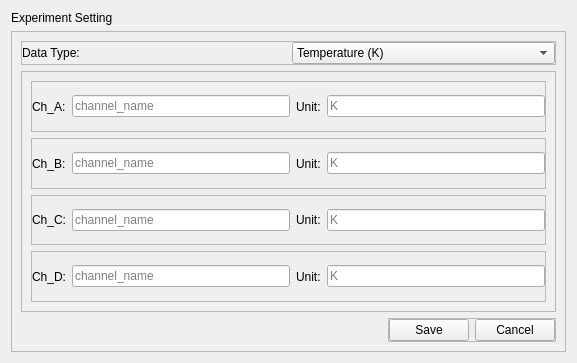
<?xml version="1.0" encoding="UTF-8"?>
<ui version="4.0">
 <class>Form</class>
 <widget class="QWidget" name="Form">
  <property name="geometry">
   <rect>
    <x>0</x>
    <y>0</y>
    <width>577</width>
    <height>363</height>
   </rect>
  </property>
  <property name="windowTitle">
   <string>Form</string>
  </property>
  <layout class="QVBoxLayout" name="verticalLayout_3">
   <item>
    <widget class="QLabel" name="label_10">
     <property name="sizePolicy">
      <sizepolicy hsizetype="Preferred" vsizetype="Maximum">
       <horstretch>0</horstretch>
       <verstretch>0</verstretch>
      </sizepolicy>
     </property>
     <property name="text">
      <string>Experiment Setting</string>
     </property>
    </widget>
   </item>
   <item>
    <widget class="QFrame" name="frame_7">
     <property name="frameShape">
      <enum>QFrame::StyledPanel</enum>
     </property>
     <property name="frameShadow">
      <enum>QFrame::Raised</enum>
     </property>
     <layout class="QVBoxLayout" name="verticalLayout_2">
      <item>
       <widget class="QFrame" name="frame_6">
        <property name="sizePolicy">
         <sizepolicy hsizetype="Preferred" vsizetype="Maximum">
          <horstretch>0</horstretch>
          <verstretch>0</verstretch>
         </sizepolicy>
        </property>
        <property name="frameShape">
         <enum>QFrame::StyledPanel</enum>
        </property>
        <property name="frameShadow">
         <enum>QFrame::Raised</enum>
        </property>
        <layout class="QHBoxLayout" name="horizontalLayout_5">
         <property name="leftMargin">
          <number>0</number>
         </property>
         <property name="topMargin">
          <number>0</number>
         </property>
         <property name="rightMargin">
          <number>0</number>
         </property>
         <property name="bottomMargin">
          <number>0</number>
         </property>
         <item>
          <widget class="QLabel" name="label">
           <property name="text">
            <string>Data Type:</string>
           </property>
          </widget>
         </item>
         <item>
          <widget class="QComboBox" name="dataComboBox">
           <item>
            <property name="text">
             <string>Temperature (K)</string>
            </property>
           </item>
           <item>
            <property name="text">
             <string>Resistance (Ohms)</string>
            </property>
           </item>
           <item>
            <property name="text">
             <string>LockIn (manual)</string>
            </property>
           </item>
           <item>
            <property name="text">
             <string>LockIn2 (manual)</string>
            </property>
           </item>
           <item>
            <property name="text">
             <string>Field (T)</string>
            </property>
           </item>
           <item>
            <property name="text">
             <string>Current (A)</string>
            </property>
           </item>
           <item>
            <property name="text">
             <string>Time (auto)</string>
            </property>
           </item>
          </widget>
         </item>
        </layout>
       </widget>
      </item>
      <item>
       <widget class="QFrame" name="frame_5">
        <property name="frameShape">
         <enum>QFrame::StyledPanel</enum>
        </property>
        <property name="frameShadow">
         <enum>QFrame::Raised</enum>
        </property>
        <layout class="QVBoxLayout" name="verticalLayout">
         <item>
          <widget class="QFrame" name="frame">
           <property name="frameShape">
            <enum>QFrame::StyledPanel</enum>
           </property>
           <property name="frameShadow">
            <enum>QFrame::Raised</enum>
           </property>
           <layout class="QHBoxLayout" name="horizontalLayout">
            <property name="leftMargin">
             <number>0</number>
            </property>
            <property name="topMargin">
             <number>0</number>
            </property>
            <property name="rightMargin">
             <number>0</number>
            </property>
            <property name="bottomMargin">
             <number>0</number>
            </property>
            <item>
             <widget class="QLabel" name="channel_1_label">
              <property name="text">
               <string>Ch_A:</string>
              </property>
             </widget>
            </item>
            <item>
             <widget class="QLineEdit" name="channel_1_name">
              <property name="placeholderText">
               <string>channel_name</string>
              </property>
             </widget>
            </item>
            <item>
             <widget class="QLabel" name="unit_1_label">
              <property name="text">
               <string>Unit:</string>
              </property>
             </widget>
            </item>
            <item>
             <widget class="QLineEdit" name="channel_1_unit">
              <property name="placeholderText">
               <string>K</string>
              </property>
             </widget>
            </item>
           </layout>
          </widget>
         </item>
         <item>
          <widget class="QFrame" name="frame_2">
           <property name="frameShape">
            <enum>QFrame::StyledPanel</enum>
           </property>
           <property name="frameShadow">
            <enum>QFrame::Raised</enum>
           </property>
           <layout class="QHBoxLayout" name="horizontalLayout_2">
            <property name="leftMargin">
             <number>0</number>
            </property>
            <property name="topMargin">
             <number>0</number>
            </property>
            <property name="rightMargin">
             <number>0</number>
            </property>
            <property name="bottomMargin">
             <number>0</number>
            </property>
            <item>
             <widget class="QLabel" name="channel_2_label">
              <property name="text">
               <string>Ch_B:</string>
              </property>
             </widget>
            </item>
            <item>
             <widget class="QLineEdit" name="channel_2_name">
              <property name="placeholderText">
               <string>channel_name</string>
              </property>
             </widget>
            </item>
            <item>
             <widget class="QLabel" name="unit_2_label">
              <property name="text">
               <string>Unit:</string>
              </property>
             </widget>
            </item>
            <item>
             <widget class="QLineEdit" name="channel_2_unit">
              <property name="placeholderText">
               <string>K</string>
              </property>
             </widget>
            </item>
           </layout>
          </widget>
         </item>
         <item>
          <widget class="QFrame" name="frame_3">
           <property name="frameShape">
            <enum>QFrame::StyledPanel</enum>
           </property>
           <property name="frameShadow">
            <enum>QFrame::Raised</enum>
           </property>
           <layout class="QHBoxLayout" name="horizontalLayout_3">
            <property name="leftMargin">
             <number>0</number>
            </property>
            <property name="topMargin">
             <number>0</number>
            </property>
            <property name="rightMargin">
             <number>0</number>
            </property>
            <property name="bottomMargin">
             <number>0</number>
            </property>
            <item>
             <widget class="QLabel" name="channel_3_label">
              <property name="text">
               <string>Ch_C:</string>
              </property>
             </widget>
            </item>
            <item>
             <widget class="QLineEdit" name="channel_3_name">
              <property name="placeholderText">
               <string>channel_name</string>
              </property>
             </widget>
            </item>
            <item>
             <widget class="QLabel" name="unit_3_label">
              <property name="text">
               <string>Unit:</string>
              </property>
             </widget>
            </item>
            <item>
             <widget class="QLineEdit" name="channel_3_unit">
              <property name="placeholderText">
               <string>K</string>
              </property>
             </widget>
            </item>
           </layout>
          </widget>
         </item>
         <item>
          <widget class="QFrame" name="frame_4">
           <property name="frameShape">
            <enum>QFrame::StyledPanel</enum>
           </property>
           <property name="frameShadow">
            <enum>QFrame::Raised</enum>
           </property>
           <layout class="QHBoxLayout" name="horizontalLayout_4">
            <property name="leftMargin">
             <number>0</number>
            </property>
            <property name="topMargin">
             <number>0</number>
            </property>
            <property name="rightMargin">
             <number>0</number>
            </property>
            <property name="bottomMargin">
             <number>0</number>
            </property>
            <item>
             <widget class="QLabel" name="channel_4_label">
              <property name="text">
               <string>Ch_D:</string>
              </property>
             </widget>
            </item>
            <item>
             <widget class="QLineEdit" name="channel_4_name">
              <property name="placeholderText">
               <string>channel_name</string>
              </property>
             </widget>
            </item>
            <item>
             <widget class="QLabel" name="unit_4_label">
              <property name="text">
               <string>Unit:</string>
              </property>
             </widget>
            </item>
            <item>
             <widget class="QLineEdit" name="channel_4_unit">
              <property name="placeholderText">
               <string>K</string>
              </property>
             </widget>
            </item>
           </layout>
          </widget>
         </item>
        </layout>
       </widget>
      </item>
      <item alignment="Qt::AlignRight">
       <widget class="QFrame" name="frame_8">
        <property name="sizePolicy">
         <sizepolicy hsizetype="Maximum" vsizetype="Maximum">
          <horstretch>0</horstretch>
          <verstretch>0</verstretch>
         </sizepolicy>
        </property>
        <property name="frameShape">
         <enum>QFrame::StyledPanel</enum>
        </property>
        <property name="frameShadow">
         <enum>QFrame::Raised</enum>
        </property>
        <layout class="QHBoxLayout" name="horizontalLayout_6">
         <property name="leftMargin">
          <number>0</number>
         </property>
         <property name="topMargin">
          <number>0</number>
         </property>
         <property name="rightMargin">
          <number>0</number>
         </property>
         <property name="bottomMargin">
          <number>0</number>
         </property>
         <item>
          <widget class="QPushButton" name="saveButton">
           <property name="text">
            <string>Save</string>
           </property>
          </widget>
         </item>
         <item>
          <widget class="QPushButton" name="cancelButton">
           <property name="text">
            <string>Cancel</string>
           </property>
          </widget>
         </item>
        </layout>
       </widget>
      </item>
     </layout>
    </widget>
   </item>
  </layout>
 </widget>
 <resources/>
 <connections/>
</ui>
